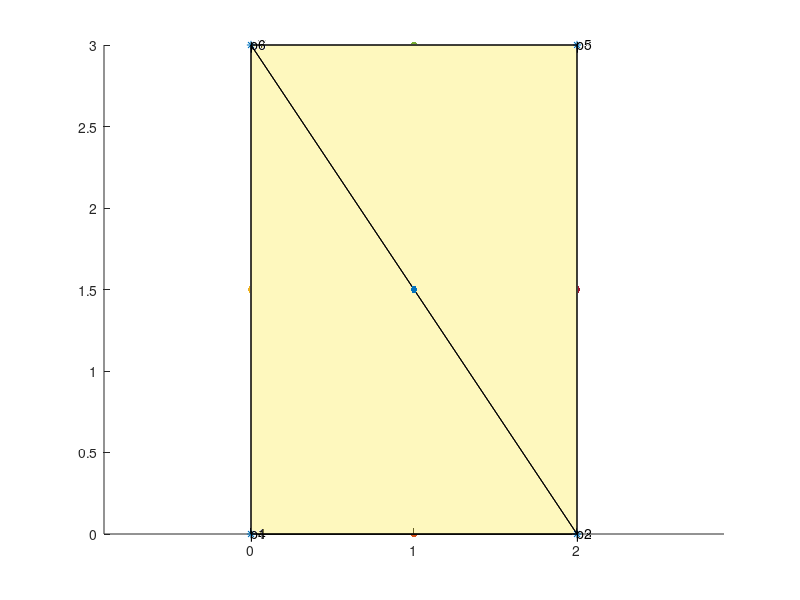

MATLAB code to generate this figure:
% object def
% 	mlist: list of modes
%	plist: list of vertices of mesh model
function [mode_graph mesh] = getObject() 
global M_TYPE_VERTEX M_TYPE_EDGE M_TYPE_FACET
M_TYPE_VERTEX = 1;
M_TYPE_EDGE   = 2;
M_TYPE_FACET  = 3;
% --------------------------------------------
%			mode numbering
% --------------------------------------------
v1  = 1;
v2  = 2;
v3  = 3;
v4  = 4;
v5  = 5;
v6  = 6;
v7  = 7;
v8  = 8;
e1  = 9;
e2  = 10;
e3  = 11;
e4  = 12;
e5  = 13;
e6  = 14;
e7  = 15;
e8  = 16;
e9  = 17;
e10 = 18;
e11 = 19;
e12 = 20;
f1  = 21;
f2  = 22;
f3  = 23;
f4  = 24;
f5  = 25;
f6  = 26;

% --------------------------------------------
% 		get mode graph from geometry
% --------------------------------------------
NM                   = 26;
m_type               = zeros(NM, 1); % type of mode. 1:point 2:edge 3:facet
m_is_stable          = zeros(NM, 1); % is stable mode or not
m_contact_area       = cell(NM, 1); % list of vertices for each mode
mgraph_connectmatrix = zeros(NM); % edge matrix of mode graph
m_faceNormal         = cell(NM, 1); % list of face normals
m_faceCenter         = cell(NM, 1); % list of face centers

% fill in m_type, m_is_stable, m_contact_area, mgraph_connectmatrix

m_type(v1:v8)  = M_TYPE_VERTEX;
m_type(e1:e12) = M_TYPE_EDGE;
m_type(f1:f6)  = M_TYPE_FACET;

m_is_stable(f1:f6) = true;

m_contact_area{v1} = [0 0 1]';
m_contact_area{v2} = [2 0 1]';
m_contact_area{v3} = [2 0 0]';
m_contact_area{v4} = [0 0 0]';
m_contact_area{v5} = [2 3 1]';
m_contact_area{v6} = [0 3 1]';
m_contact_area{v7} = [0 3 0]';
m_contact_area{v8} = [2 3 0]';

m_contact_area{e1}  = [m_contact_area{v1} m_contact_area{v4}];
m_contact_area{e2}  = [m_contact_area{v4} m_contact_area{v7}];
m_contact_area{e3}  = [m_contact_area{v6} m_contact_area{v7}];
m_contact_area{e4}  = [m_contact_area{v1} m_contact_area{v6}];
m_contact_area{e5}  = [m_contact_area{v5} m_contact_area{v8}];
m_contact_area{e6}  = [m_contact_area{v3} m_contact_area{v8}];
m_contact_area{e7}  = [m_contact_area{v2} m_contact_area{v3}];
m_contact_area{e8}  = [m_contact_area{v2} m_contact_area{v5}];
m_contact_area{e9}  = [m_contact_area{v1} m_contact_area{v2}];
m_contact_area{e10} = [m_contact_area{v3} m_contact_area{v4}];
m_contact_area{e11} = [m_contact_area{v7} m_contact_area{v8}];
m_contact_area{e12} = [m_contact_area{v5} m_contact_area{v6}];

m_contact_area{f1} = [m_contact_area{v1} m_contact_area{v2} m_contact_area{v3} m_contact_area{v4}];
m_contact_area{f2} = [m_contact_area{v2} m_contact_area{v5} m_contact_area{v8} m_contact_area{v3}];
m_contact_area{f3} = [m_contact_area{v5} m_contact_area{v6} m_contact_area{v7} m_contact_area{v8}];
m_contact_area{f4} = [m_contact_area{v6} m_contact_area{v1} m_contact_area{v4} m_contact_area{v7}];
m_contact_area{f5} = [m_contact_area{v1} m_contact_area{v6} m_contact_area{v5} m_contact_area{v2}];
m_contact_area{f6} = [m_contact_area{v3} m_contact_area{v8} m_contact_area{v7} m_contact_area{v4}];

mgraph_connectmatrix(v1, [e9 e4 e1 f1 f5 f4])         = 1;
mgraph_connectmatrix(v2, [e9 e7 e8 f1 f2 f5])         = 1;
mgraph_connectmatrix(v3, [e7 e6 e10 f1 f2 f6])        = 1;
mgraph_connectmatrix(v4, [e1 e2 e10 f1 f4 f6])        = 1;
mgraph_connectmatrix(v5, [e5 e8 e12 f2 f3 f5])        = 1;
mgraph_connectmatrix(v6, [e3 e4 e12 f3 f4 f5])        = 1;
mgraph_connectmatrix(v7, [e2 e3 e11 f3 f4 f6])        = 1;
mgraph_connectmatrix(v8, [e5 e6 e11 f2 f3 f6])        = 1;
mgraph_connectmatrix(e1, [v1 v4 f1 f4])               = 1;
mgraph_connectmatrix(e2, [v4 v7 f4 f6])               = 1;
mgraph_connectmatrix(e3, [v6 v7 f3 f4])               = 1;
mgraph_connectmatrix(e4, [v1 v6 f4 f5])               = 1;
mgraph_connectmatrix(e5, [v5 v8 f2 f3])               = 1;
mgraph_connectmatrix(e6, [v3 v8 f2 f6])               = 1;
mgraph_connectmatrix(e7, [v2 v3 f1 f2])               = 1;
mgraph_connectmatrix(e8, [v2 v5 f2 f5])               = 1;
mgraph_connectmatrix(e9, [v1 v2 f1 f5])               = 1;
mgraph_connectmatrix(e10, [v3 v4 f1 f6])              = 1;
mgraph_connectmatrix(e11, [v7 v8 f3 f6])              = 1;
mgraph_connectmatrix(e12, [v5 v6 f3 f5])              = 1;
mgraph_connectmatrix(f1, [v1 v2 v3 v4 e1 e9 e7 e10])  = 1;
mgraph_connectmatrix(f2, [v2 v5 v8 v3 e8 e5 e6 e7])   = 1;
mgraph_connectmatrix(f3, [v5 v6 v7 v8 e5 e12 e3 e11]) = 1;
mgraph_connectmatrix(f4, [v6 v1 v4 v7 e1 e2 e3 e4])   = 1;
mgraph_connectmatrix(f5, [v1 v2 v5 v6 e4 e12 e8 e9])  = 1;
mgraph_connectmatrix(f6, [v3 v4 v7 v8 e2 e10 e11 e6]) = 1;

for i = 1:NM
	if m_type(i) ~= M_TYPE_FACET
		continue;
	end

	coordinates = m_contact_area{i};
    
    b = cross(coordinates(:,1) - coordinates(:,2), coordinates(:,3) - coordinates(:,2));
    if norm(b) < 1e-7
        error('Degenerated tri-angle');
    end
    b = b/norm(b);
    
	m_faceNormal{i} = b;
	m_faceCenter{i} = mean(coordinates,2);
end



% --------------------------------------------
% 		get point list from geometry
% --------------------------------------------
% there could be points that do not belong to any vertices
NP          = 8;
points      = zeros(3,NP);
points(:,1) = [0 0 1]';
points(:,2) = [2 0 1]';
points(:,3) = [2 0 0]';
points(:,4) = [0 0 0]';
points(:,5) = [2 3 1]';
points(:,6) = [0 3 1]';
points(:,7) = [0 3 0]';
points(:,8) = [2 3 0]';

% todo: better way to calculate COM for mesh model
COM = mean(points, 2);

faces = [1 4 3;
	   1 2 3;
	   6 1 2;
	   6 2 5;
	   6 8 5;
	   6 8 7;
	   3 7 4;
	   3 7 8;
	   1 7 6;
	   1 7 4;
	   2 8 5;
	   2 8 3]';

% check face normal directions
for i = 1:NM
	if m_type(i) ~= M_TYPE_FACET
		continue;
	end
	% b should point inward
	if m_faceNormal{i}'*(COM - m_contact_area{i}(:,1)) < 0
		m_faceNormal{i} = -m_faceNormal{i};
	end
end

% plotting
figure(1);clf;hold on;
plot3(points(1,:), points(2,:), points(3,:), '*');
text(points(1,1),points(2,1),points(3,1),  'p1');
text(points(1,2),points(2,2),points(3,2),  'p2');
text(points(1,3),points(2,3),points(3,3),  'p3');
text(points(1,4),points(2,4),points(3,4),  'p4');
text(points(1,5),points(2,5),points(3,5),  'p5');
text(points(1,6),points(2,6),points(3,6),  'p6');
text(points(1,7),points(2,7),points(3,7),  'p7');
text(points(1,8),points(2,8),points(3,8),  'p8');
trisurf(faces',points(1,:), points(2,:), points(3,:), 'FaceAlpha', 0.3);

for i = 1:NM
	if m_type(i) ~= M_TYPE_FACET
		continue;
	end
	plot3(m_faceCenter{i}(1), m_faceCenter{i}(2), m_faceCenter{i}(3),'.','markersize',15);
	quiver3(m_faceCenter{i}(1),m_faceCenter{i}(2), m_faceCenter{i}(3), m_faceNormal{i}(1), m_faceNormal{i}(2), m_faceNormal{i}(3));
end

axis equal;

% pmodes: what modes does a point belong to
pmodes    = cell(NP,1);
pmodes{1} = [v1 e9 e4 e1  f1 f5 f4];
pmodes{2} = [v2 e9 e7 e8  f1 f2 f5];
pmodes{3} = [v3 e7 e6 e10 f1 f2 f6];
pmodes{4} = [v4 e1 e2 e10 f1 f4 f6];
pmodes{5} = [v5 e5 e8 e12 f2 f3 f5];
pmodes{6} = [v6 e3 e4 e12 f3 f4 f5];
pmodes{7} = [v7 e2 e3 e11 f3 f4 f6];
pmodes{8} = [v8 e5 e6 e11 f2 f3 f6];

mode_graph.node.NM           = NM;
mode_graph.node.type         = m_type;
mode_graph.node.is_stable    = m_is_stable;
mode_graph.node.contact_area = m_contact_area;
mode_graph.node.faceNormal 	 = m_faceNormal;
mode_graph.node.faceCenter 	 = m_faceCenter;
mode_graph.connectmatrix     = mgraph_connectmatrix;

mesh.faces      = faces;

mesh.points     = points;
mesh.pmodes     = pmodes;

mesh.COM        = COM;

end